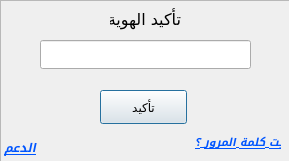
<?xml version="1.0" encoding="UTF-8"?>
<ui version="4.0">
 <class>Dialog</class>
 <widget class="QDialog" name="Dialog">
  <property name="geometry">
   <rect>
    <x>0</x>
    <y>0</y>
    <width>289</width>
    <height>161</height>
   </rect>
  </property>
  <property name="windowTitle">
   <string>Dialog</string>
  </property>
  <widget class="QFrame" name="frame">
   <property name="enabled">
    <bool>true</bool>
   </property>
   <property name="geometry">
    <rect>
     <x>0</x>
     <y>0</y>
     <width>291</width>
     <height>171</height>
    </rect>
   </property>
   <property name="cursor">
    <cursorShape>ArrowCursor</cursorShape>
   </property>
   <property name="styleSheet">
    <string notr="true">/*
ABOUT
===========================================================
version 1.7a
QT theme (stylesheet) specially developed for FreeCAD (http://www.freecadweb.org/).
It might work with other software that uses QT styling.


LICENSE
===========================================================
Copyright (c) 2015 Pablo Gil Fernández
The stylesheet barely uses code from Colin Duquesnoy &quot;generic QT stylesheet&quot;

This work is licensed under the Creative Commons Attribution-ShareAlike 4.0 International License.
To view a copy of this license, visit http://creativecommons.org/licenses/by-sa/4.0/.

 

CUSTOMIZATION
===========================================================
If you would like to change the overall look/style of the theme, just find and replace following colors in the whole file:
    background darker = #828282
    background dark and slighly darker = #a2a2a2
    background dark = #b6b6b6
    background normal and slighly darker = #e0e0e0
    background normal = #e6e6e6
    background light = #f5f5f5
    background lighter = #ffffff

    lists background = #d3d1cd
    lists background (alternate) = #cfcdc9
    lists backgrounds selection = #cbc9c4

    foreground = black

    selection darker = #9d7106
    selection dark = #e0a108
    selection normal = #f8bf36
    selection inbetween normal and light = #f9ca58 (used to build SpinBoxes)
    selection light = #fad57a
    selection lighter = #fce6b1
 
*/

/* RESET EVERYTHING */
QAbstractScrollArea,QCheckBox,QColumnView,QComboBox,QDateEdit,QDateTimeEdit,QDialog,QDialogButtonBox,QDockWidget,QDoubleSpinBox,QFrame,QGroupBox,QHeaderView,QLabel,QLineEdit,QListView,QListWidget,QMainWindow,QMenu,QMenuBar,QMessageBox,QProgressBar,QPushButton,QRadioButton,QScrollBar,QSizeGrip,QSlider,QSpinBox,QSplitter,QStatusBar,QTabBar,QTabWidget,QTableView,QTableWidget,QTextEdit,QTimeEdit,QToolBar,QToolButton,QToolBox,QToolTip,QTreeView,QTreeWidget,QWidget {
    padding: 0px;
    margin: 0px;
    border: 0px;
    border-style: none;
    background-color: #e6e6e6; /* set with default background color */
}

QMdiArea[showImage=&quot;true&quot;] {
    background-image: url(icons/background_freecad.png);
    background-position: center;
    background-repeat: no-repeat;
}

QProgressBar,
QProgressBar:horizontal {
    background: #d3d1cd;
    border: 1px solid #b6b6b6;
    text-align: center;
    padding: 1px;
    border-radius: 4px;
}
QProgressBar::chunk,
QProgressBar::chunk:horizontal {
    background-color: qlineargradient(spread:pad, x1:1, y1:0.545, x2:1, y2:0, stop:0 #e0a108, stop:1 #f8bf36);
    border-radius: 3px;
}

QToolTip {
    background-color: #828282;
    color: black;
    padding: 4px;
    border-radius: 4px;
}

QWidget {
    color: #828282;
    background-color: #e6e6e6;
    background-clip: border;
    border-image: none;
    outline: 0;
}

QWidget:focus {
    border: 1px solid #828282;
}

QWidget:disabled {
    color: #f5f5f5;
    background-color: #828282; /* same as QMenu background-color */
}

QMenuBar {
    color: #ffffff;
    background-color: #e0e0e0;
}

QMenuBar::item {
    background-color: #e0e0e0;
}

QMenuBar::item:selected {
    color: #9d7106;
    border: 1px solid #f8bf36;
    background-color: #f8bf36;
}

QMenuBar::item:pressed {
    color: #9d7106;
    border: 1px solid #fad57a;
    background-color: #fad57a;
    margin-bottom:-1px;
    padding-bottom:1px;
}

QMenu {
    color: #ffffff;
    background-color: #828282;
    margin: 2px;
    border: 1px solid transparent;
}

QMenu::icon {
    margin: 5px;
    border-style: none;
}

QMenu::right-arrow {
    image:url(icons/right_arrow_light.png);
}

QMenu::item {
    color: #ffffff;
    background-color: #828282;
    padding: 2px 30px 2px 30px;
    border: 1px solid #828282; /* reserve space for selection border */
}

QMenu::item:selected {
    color: #9d7106;
    background-color: #fad57a;
}

QMenu::separator {
    height: 1px;
    background-color: #b6b6b6;
    margin-top: 2px;
    margin-bottom: 2px;
    margin-left: 6px;
    margin-right: 6px;
}

QMenu::indicator:non-exclusive {
    color: #ffffff;
    background-color: #f5f5f5;
    border: 1px solid #828282;
    width: 11px;
    height: 11px;
    border-radius:2px;
}

QMenu::indicator:non-exclusive:checked {
    background-color: #e0a108;
    border: 1px solid #9d7106;
    image:url(icons/checkbox_light.png);
}

QGroupBox {
    color: #828282;
    font-weight: bold;
    border:1px solid blue;
    border-radius: 4px;
    margin-top: 20px;
    border-color: rgba(0, 0, 0, 20); /* lighter than &quot;QGroupBox&quot; border-color */
    background-color: rgba(255, 255, 255, 15);
}

QGroupBox::title {
    subcontrol-origin: margin;
    subcontrol-position: top left;
    padding-left: 10px;
    padding-right: 10px;
    padding-top: 10px;
    background-color: transparent;
}

QAbstractScrollArea {
    border-radius: 2px;
    border: 1px solid #3A3939;
    background-color: transparent;
}

QAbstractScrollArea::corner {
    border: none;
    background-color: #e6e6e6;
}

QScrollBar:horizontal {
    height: 15px;
    margin: 3px 15px 3px 15px;
    border: 1px transparent #828282;
    border-radius: 4px;
    background-color: #828282;
}

QScrollBar::handle:horizontal {
    background-color: #b6b6b6;
    min-width: 5px;
    border-radius: 4px;
}

QScrollBar::add-line:horizontal {
    margin: 1px 3px 0px 3px; /* 1px to correctly fit the 10px width image */
    border-image: url(icons/right_arrow_light.png);
    width: 6px;
    height: 10px;
    subcontrol-position: right;
    subcontrol-origin: margin;
}

QScrollBar::sub-line:horizontal {
    margin: 1px 3px 0px 3px; /* 1px to correctly fit the 10px width image */
    border-image: url(icons/left_arrow_light.png);
    height: 10px;
    width: 6px;
    subcontrol-position: left;
    subcontrol-origin: margin;
}

QScrollBar::add-line:horizontal:hover,
QScrollBar::add-line:horizontal:on {
    border-image: url(icons/right_arrow_lighter.png);
}


QScrollBar::sub-line:horizontal:hover,
QScrollBar::sub-line:horizontal:on {
    border-image: url(icons/left_arrow_lighter.png);
}

QScrollBar::up-arrow:horizontal,
QScrollBar::down-arrow:horizontal {
    background: none;
}


QScrollBar::add-page:horizontal,
QScrollBar::sub-page:horizontal {
    background: none;
}

QScrollBar:vertical {
    background-color: #828282;
    width: 15px;
    margin: 15px 3px 15px 3px;
    border: 1px transparent #828282;
    border-radius: 4px;
}

QScrollBar::handle:vertical {
    background-color: #b6b6b6;
    min-height: 5px;
    border-radius: 4px;
}

QScrollBar::sub-line:vertical {
    margin: 3px 0px 3px 1px; /* 1px to correctly fit the 10px width image */
    border-image: url(icons/up_arrow_light.png);
    height: 6px;
    width: 10px;
    subcontrol-position: top;
    subcontrol-origin: margin;
}

QScrollBar::add-line:vertical {
    margin: 3px 0px 3px 1px; /* 1px to correctly fit the 10px width image */
    border-image: url(icons/down_arrow_light.png);
    height: 6px;
    width: 10px;
    subcontrol-position: bottom;
    subcontrol-origin: margin;
}

QScrollBar::sub-line:vertical:hover,
QScrollBar::sub-line:vertical:on {
    border-image: url(icons/up_arrow_lighter.png);
}

QScrollBar::add-line:vertical:hover,
QScrollBar::add-line:vertical:on {
    border-image: url(icons/down_arrow_lighter.png);
}

QScrollBar::up-arrow:vertical,
QScrollBar::down-arrow:vertical {
    background: none;
}


QScrollBar::add-page:vertical,
QScrollBar::sub-page:vertical {
    background: none;
}

QTextEdit {
    color: #828282;
    background-color: #d3d1cd;
    border: 1px solid #b6b6b6;
    padding: 0px;
    margin: 0px;
}

QPlainTextEdit {
    color: #828282;
    background-color: #d3d1cd;
    border-radius: 2px;
    border: 1px solid #b6b6b6;
    padding: 0px;
    margin: 0px;
}

QSizeGrip {
    image: url(icons/sizegrip_light.png);
    width: 16px;
    height: 16px;
    background-color: transparent;
}

QRadioButton::indicator:unchecked{
    color: #828282;
    background-color: #f5f5f5;
    border: 1px solid #828282;
}

QRadioButton::indicator:checked {
    background-color: #e0a108;
    border: 1px solid #9d7106;
    image:url(icons/radiobutton_light.png);
}

QCheckBox,
QRadioButton,
QCheckBox:disabled,
QRadioButton:disabled {
    color: #828282;
    padding: 3px;
    outline: none;
    background-color: transparent;
}

QCheckBox::indicator,
QGroupBox::indicator {
    color: #ffffff;
    background-color: #f5f5f5;
    border: 1px solid #828282;
}

QCheckBox::indicator {
    width: 11px;
    height: 11px;
    border-radius:2px;
}

QRadioButton::indicator {
    width: 11px;
    height: 11px;
    border-radius: 6px;
}

QRadioButton::indicator:pressed,
QCheckBox::indicator:pressed,
QCheckBox::indicator:non-exclusive:checked:pressed,
QCheckBox::indicator:indeterminate:pressed,
QCheckBox::indicator:checked:pressed {
    border-color: #fce6b1;
}

QCheckBox::indicator:checked,
QGroupBox::indicator:checked {
    background-color: #e0a108;
    border: 1px solid #9d7106;
    image:url(icons/checkbox_light.png);
}

QCheckBox::indicator:disabled,
QRadioButton::indicator:disabled {
    border: 1px solid #b6b6b6;
}

QCheckBox:disabled,
QRadioButton::indicator:disabled {
    color: #b6b6b6;
    background-color: transparent;
}

QCheckBox::indicator:disabled,
QGroupBox::indicator:disabled,
QMenu::indicator:non-exclusive:disabled {
    background-color: #e6e6e6;
}

QCheckBox::indicator:indeterminate {
    background-color: #e0a108;
    border: 1px solid #9d7106;
    image: url(icons/checkbox_indeterminate_light.png);
}

QCheckBox:focus,
QRadioButton:focus {
    border: none;
}

QFrame,
QFrame:pressed,
QFrame:focus,
QFrame:on {
    border: 1px solid #e6e6e6;
    border-radius: 3px;
    padding: 0px;
}

/* border and background of QComboBox drop-down */
QComboBox QFrame,
QComboBox QFrame:pressed,
QComboBox QFrame:focus,
QComboBox QFrame:on {
    border: 1px solid #828282;
    background-color: #828282;
    padding: 0px;
    margin: 0px;
}

QFrame[frameShape=&quot;0&quot;] {
    border-radius: 3px;
}

QFrame[height=&quot;3&quot;],
QFrame[width=&quot;3&quot;] {
    border-color: transparent;
    background-color: transparent;
}

QFrame[height=&quot;3&quot;] {
    border-top-color: #b6b6b6;
}

QFrame[width=&quot;3&quot;] {
    border-left-color: #b6b6b6;
}

QPushButton {
    color: #ffffff;
    text-align: center;
    background-color: qlineargradient(spread:pad, x1:1, y1:0.545, x2:1, y2:0, stop:0 #b6b6b6, stop:1 #e6e6e6);
    border: 1px solid #828282;
    font: 9pt &quot;AlBattar&quot;;
    margin: 4px 8px 4px 8px;
    border-radius: 5px;
    min-width: 14px;
    min-height: 14px;
}

QPushButton:hover,
QPushButton:focus {
    color: black;
    background-color: qlineargradient(spread:pad, x1:1, y1:0.545, x2:1, y2:0, stop:0 #e0a108, stop:1 #f8bf36);
    border-color: #e0a108;
}

QPushButton:disabled,
QPushButton:disabled:checked {
    color: #b6b6b6;
    background-color: #e6e6e6;
    border-color: #b6b6b6;
}

QPushButton:pressed {
    background-color: #e0a108;
}

QPushButton:checked {
    background-color: #f8bf36;
    border-color: #e0a108;
}

/* Color Buttons */
Gui--ColorButton,
Gui--ColorButton:disabled {
    border-color: transparent;
    background-color: transparent;
    height: 24px;
    padding: 0px;
    margin: 0px;
}

Gui--ColorButton:hover {
    border-color: #e0e0e0;
    background-color: #e0e0e0;
}

/* Buttons inside the toolbar */
QToolBar QPushButton {
    background-color: qlineargradient(spread:pad, x1:1, y1:0.545, x2:1, y2:0, stop:0 #e0e0e0, stop:1 #e6e6e6);
    border: 1px solid #b6b6b6;
    min-width: 22px;
    min-height: 22px;
    margin-left: 2px;
    margin-right: 2px;
    margin-bottom: 3px; /*bigger margin to correctly separate buttons inside a vertical toolbar */
    margin-top: 1px;
    padding: 1px;
}

QToolBar QPushButton:hover,
QToolBar QPushButton:focus {
    color: #ffffff;
    background-color: qlineargradient(spread:pad, x1:1, y1:0.545, x2:1, y2:0, stop:0 #e0e0e0, stop:1 #e6e6e6);
    border: 1px solid #828282;
}

QToolBar QPushButton:disabled,
QToolBar QPushButton:disabled:checked {
    background-color: #e6e6e6;
    border-color: #e0e0e0;
}

QToolBar QPushButton:pressed {
    background-color: #b6b6b6;
    border-color: #b6b6b6;
}

QToolBar QPushButton:checked {
    background-color: qlineargradient(spread:pad, x1:1, y1:0.8, x2:1, y2:0, stop:0 #f8bf36, stop:1 #fad57a);
    border-color: #f8bf36;
}

QToolBar QPushButton:checked:hover,
QToolBar QPushButton:checked:focus {
    color: #ffffff;
    border: 1px solid #e0a108;
}

QToolBar {
    border: 1px transparent #393838;
    background-color: #e6e6e6;
    font-weight: bold;
    margin: 0px;
    padding: 0px;
}

QToolBar::handle:horizontal {
    background-image: url(icons/Hmovetoolbar_dark.png);
    width: 10px;
    margin: 6px 2px 6px 2px;
    background-position: top right;
    background-repeat: repeat-y;
}

QToolBar::handle:vertical {
    background-image: url(icons/Vmovetoolbar_dark.png);
    height: 10px;
    margin: 2px 6px 2px 6px;
    background-position: left bottom;
    background-repeat: repeat-x;
}

QToolBar::separator:horizontal {
    background-image: url(icons/separtoolbar_dark.png);
    width: 10px;
    margin: 6px 2px 6px 2px;
    background-position: center center;
    background-repeat: repeat-y;
}

QToolBar::separator:vertical {
    background-image: url(icons/separtoolbar_dark.png);
    height: 10px;
    margin: 2px 6px 2px 6px;
    background-position: center center;
    background-repeat: repeat-x;
}

QStackedWidget {
    background-color: #e6e6e6;
    border: 1px transparent #e6e6e6;
}

QAbstractSpinBox {
    color: #ffffff;
    border: 1px solid #b6b6b6; /* border top color defined after QAbstractSpinBox, QLineEdit and QComboBox */
    background-color: #b6b6b6;
    selection-color: black;
    selection-background-color: #f8bf36;
}

QAbstractSpinBox:disabled {
    color: #f5f5f5;
    background-color: #e0e0e0;
    border-color: #e0e0e0;
}

QAbstractSpinBox:up-button {
    background-color: qlineargradient(spread:pad, x1:1, y1:0.8, x2:1, y2:0, stop:0 #f9ca58, stop:1 #fad57a);
    subcontrol-origin: border;
    subcontrol-position: top right;
    border-top-right-radius: 3px;
    height: 13px;
    width: 20px;
}

QAbstractSpinBox:down-button {
    background-color: qlineargradient(spread:pad, x1:1, y1:0.8, x2:1, y2:0, stop:0 #f8bf36, stop:1 #f9ca58);
    subcontrol-origin: border;
    subcontrol-position: bottom right;
    border-bottom-right-radius: 3px;
    height: 13px;
    width: 20px;
}

QAbstractSpinBox:up-button:disabled,
QAbstractSpinBox:down-button:disabled {
    background-color: transparent;
}

QAbstractSpinBox::up-arrow {
    image: url(icons/up_arrow_light.png);
    top: 0px; /* fix simetry between up and down images */
}

QAbstractSpinBox::up-arrow:hover {
    image: url(icons/up_arrow_lighter.png);
}

QAbstractSpinBox::up-arrow:off {
    image: url(icons/up_arrow_disabled_dark.png);
}

QAbstractSpinBox::up-arrow:disabled {
    image: none;
}

QAbstractSpinBox::down-arrow {
    image: url(icons/down_arrow_light.png);
    bottom: -2px; /* fix simetry between up and down images */
}
QAbstractSpinBox::down-arrow:hover {
    image: url(icons/down_arrow_lighter.png);
}

QAbstractSpinBox::down-arrow:off {
    image: url(icons/down_arrow_disabled_dark.png);
}

QAbstractSpinBox::down-arrow:disabled {
    image: none;
}

QToolBar QAbstractSpinBox {
    margin-top: 0px;
    margin-bottom: 0px;
}

QLineEdit {
    color: #ffffff;
    background-color: #b6b6b6;
    selection-color: black;
    selection-background-color: #f8bf36;
    /* Padding and margin defined */
    border-style: solid;
    border: 1px solid #b6b6b6; /* border top color defined after QAbstractSpinBox, QLineEdit and QComboBox */
    border-radius: 3px;
}

QAbstractSpinBox:focus,
QLineEdit:focus,
QComboBox:focus {
    border-color: #fad57a;
}

QComboBox {
    color: #ffffff;
    background-color: #b6b6b6;
    selection-color: black;
    selection-background-color: #f8bf36;
    border: 1px solid #b6b6b6; /* border top color defined after QAbstractSpinBox, QLineEdit and QComboBox */
    border-radius: 3px;
}

QComboBox:on {
    color: black;
    background-color: #b6b6b6;
    border-color: #fad57a;
}

QComboBox::drop-down {
    subcontrol-origin: margin;
    subcontrol-position: top right;
    width: 20px;
    border-left-width: 1px;
    border-left-color: transparent;
    border-left-style: solid;
    border-top-right-radius: 3px;
    border-bottom-right-radius: 3px;
    background-color: qlineargradient(spread:pad, x1:1, y1:0.8, x2:1, y2:0, stop:0 #f8bf36, stop:1 #fad57a);
}

QComboBox::down-arrow {
    image: url(icons/down_arrow_light.png);
}

QComboBox::down-arrow:on,
QComboBox::down-arrow:hover,
QComboBox::down-arrow:focus {
    image: url(icons/down_arrow_lighter.png);
}

QComboBox QAbstractItemView {
    color: #ffffff;
    background-color: #828282;
    border-radius: 3px;
    margin: 0px;
    padding: 0px;
    border: none;
}

/* Common parameters for QAbstractSpinBox, QLineEdit and QComboBox */
QSpinBox,
QDoubleSpinBox,
QAbstractSpinBox,
QLineEdit,
QComboBox {
    border-top-color: #a2a2a2; /* Creates an inset effect inside the elements */
    padding: 2px 6px 2px 6px; /* This makes text colour work on QComboBox */
    margin: 0px 2px 0px 2px;
    min-width: 70px; /* it was 120 because of QCombobox... */
    border-radius: 3px;
}
/* end Common parameters */

QAbstractItemView {
    color: #828282;
    alternate-background-color: #cfcdc9; /* related with QListView background  */
    border: 1px solid #828282;
    border-radius: 3px;
    padding: 0px;
}

/* hack to deactivate changing background color when focus (due to QFrame generic transparent color) */
QAbstractItemView:selected,
QAbstractItemView:on,
QAbstractItemView:focus {
    background-color: #d3d1cd; /* same as QTable background color */
}

/* hack to hide weird redundant information inside the value of a Placement cell */
QTreeView QLabel,
QTreeView QLabel:disabled {
    color: transparent;
    background-color: transparent;
    border: none;
    border-radius: 0px;
    margin: 0px;
    padding: 0px;
}

QTreeView QLineEdit {
    color: #ffffff;
    border-color: #b6b6b6;
    background-color: #b6b6b6;
    selection-color: black;
    selection-background-color: #f8bf36;
}

/* hack to hide non editable cells inside Property values */
QTreeView QLineEdit:read-only,
QTreeView QLineEdit:disabled,
QTreeView QAbstractSpinBox:read-only,
QTreeView QAbstractSpinBox:disabled {
    color: transparent;
    border-color: transparent;
    background-color: transparent;
    selection-color: transparent;
    selection-background-color: transparent;
}

/* hack to disable margin inside Property values to following elements */
QTreeView QSpinBox,
QTreeView QDoubleSpinBox,
QTreeView QAbstractSpinBox,
QTreeView QLineEdit,
QTreeView QComboBox {
    margin-left: 0px;
    margin-right: 0px;
}

/* Pushbutton style for &quot;...&quot; inside Placement cell which launches Placement tool */
QTreeView QPushButton {
    background-color: qlineargradient(spread:pad, x1:1, y1:0.545, x2:1, y2:0, stop:0 #b6b6b6, stop:1 #e6e6e6);
    border-top: none;
    border-bottom: none;
    border-right: none;
    border-left: 1px solid #b6b6b6;
    border-radius: 0px;
    margin: 0px;
    padding: 0px;
    height: 24px;
}

/* Color Buttons inside the &quot;Properties window&quot; */
QAbstractItemView Gui--ColorButton {
    padding: 0px;
    margin: 0px;
    height: 10px;
}

QAbstractItemView QPushButton:hover {
    color: black;
    background-color: qlineargradient(spread:pad, x1:1, y1:0.545, x2:1, y2:0, stop:0 #e0a108, stop:1 #f8bf36);
    border-color: #e0a108;
}

QAbstractItemView QPushButton:disabled {
    color: transparent;
    background-color: transparent;
    border-color: transparent;
}

QLabel {
    border: 0px solid #828282;
}

QTabWidget{
    border: none;
}

QTabWidget:focus {
    border: none;
}

QTabWidget::pane {
    border: none;
    padding: 0px;
    background-color: #e6e6e6;
    position: absolute;
    top: -15px;
    padding-top: 15px;
}

QTabWidget::tab-bar {
    alignment: center;
}

QTabBar {
    qproperty-drawBase: 0;
    left: 5px;
    background-color: transparent;
}

QTabBar:focus {
    border: 0px transparent black;
}

QTabBar::close-button {
    padding: 0px;
    margin: 0px;
    border-radius: 2px;
    background-image: url(icons/close_dark.png);
    background-position: center center;
    background-repeat: none;
}

QTabBar::close-button:hover {
    background-color: #fad57a;
}

QTabBar::close-button:pressed {
    background-color: #fce6b1;
}

QTabBar::scroller { /* the width of the scroll buttons */
    width: 20px;
}

/* the scroll buttons are tool buttons */
QTabBar QToolButton,
QTabBar QToolButton:hover { 
    margin-top: 4px;
    margin-bottom: 4px;
    margin-left: 0px;
    margin-right: 0px;
    padding: 0px;
    border: none;
    background-color: #e6e6e6;
    border-radius: 0px;
}

QTabBar QToolButton::right-arrow:enabled {
     image: url(icons/right_arrow_light.png);
}

QTabBar QToolButton::right-arrow:disabled,
QTabBar QToolButton::right-arrow:off {
     image: url(icons/right_arrow_disabled_dark.png);
}

QTabBar QToolButton::right-arrow:hover {
     image: url(icons/right_arrow_lighter.png);
}

 QTabBar QToolButton::left-arrow:enabled {
     image: url(icons/left_arrow_light.png);
}

 QTabBar QToolButton::left-arrow:disabled,
 QTabBar QToolButton::left-arrow:off {
     image: url(icons/left_arrow_disabled_dark.png);
}

 QTabBar QToolButton::left-arrow:hover {
     image: url(icons/left_arrow_lighter.png);
}

 QTabBar QToolButton::up-arrow:enabled {
     image: url(icons/up_arrow_light.png);
}

 QTabBar QToolButton::up-arrow:disabled,
 QTabBar QToolButton::up-arrow:off {
     image: url(icons/up_arrow_disabled_dark.png);
}

 QTabBar QToolButton::up-arrow:hover {
     image: url(icons/up_arrow_lighter.png);
}

 QTabBar QToolButton::down-arrow:enabled {
     image: url(icons/down_arrow_light.png);
}

 QTabBar QToolButton::down-arrow:disabled,
 QTabBar QToolButton::down-arrow:off {
     image: url(icons/down_arrow_disabled_dark.png);
}

 QTabBar QToolButton::down-arrow:hover {
     image: url(icons/down_arrow_lighter.png);
}

/* TOP and BOTTOM TABS */
QTabBar::tab:top,
QTabBar::tab:bottom {
    color: #ffffff;
    border: 1px solid #b6b6b6;
    border-left-color: #e6e6e6;
    border-right-width: 0px;
    background-color: #b6b6b6;
    padding:5px 15px;
    margin-top: 4px;
    margin-bottom: 4px;
    position: center;
}

QTabBar::tab:top:first,
QTabBar::tab:bottom:first {
    border-top-left-radius: 6px;
    border-bottom-left-radius: 6px;
}

QTabBar::tab:top:last,
QTabBar::tab:bottom:last {
    border-top-right-radius: 6px;
    border-bottom-right-radius: 6px;
    border-right-width: 1px;
}

QTabBar::tab:top:selected,
QTabBar::tab:bottom:selected {
    color: black;
    background-color: qlineargradient(spread:pad, x1:1, y1:0.545, x2:1, y2:0, stop:0 #e0a108, stop:1 #f8bf36);
    border-color: #e0a108;
}

QTabBar::tab:top:!selected:hover,
QTabBar::tab:bottom:!selected:hover {
    color: black;
}

QTabBar::tab:top:only-one ,
QTabBar::tab:bottom:only-one {
    border: 1px solid #9d7106;
    border-radius: 6px;
}

/* LEFT and RIGHT TABS */
QTabBar::tab:left,
QTabBar::tab:right {
    color: #ffffff;
    border: 1px solid #b6b6b6;
    border-top-color: #e6e6e6;
    border-bottom-width: 0px;
    background-color: #b6b6b6;
    padding: 15px 5px;
    margin-left: 4px;
    margin-right: 4px;
    position: center;
}

QTabBar::tab:left:first,
QTabBar::tab:right:first {
    border-top-left-radius: 6px;
    border-top-right-radius: 6px;
}

QTabBar::tab:left:last,
QTabBar::tab:right:last {
    border-bottom-left-radius: 6px;
    border-bottom-right-radius: 6px;
    border-bottom-width: 1px;
}

QTabBar::tab:left:selected,
QTabBar::tab:right:selected {
    color: black;
    background-color: qlineargradient(spread:pad, x1:0.545, y1:1, x2:0, y2:1, stop:0 #e0a108, stop:1 #f8bf36);
    border-color: #e0a108;
}

QTabBar::tab:left:!selected:hover,
QTabBar::tab:right:!selected:hover {
    color: black;
}

QTabBar::tab:left:only-one ,
QTabBar::tab:right:only-one {
    border: 1px solid #9d7106;
    border-radius: 6px;
}

QDockWidget {
    color: #828282;
    border: 1px solid #e6e6e6;
    titlebar-close-icon: url(icons/close_dark.png);
    titlebar-normal-icon: url(icons/undock_dark.png);
}

QDockWidget::title {
    text-align: center;
    background-color: #e0e0e0;
    padding: 4px;
    border-radius: 4px;
}

QDockWidget::close-button,
QDockWidget::float-button {
    border: 1px transparent #e6e6e6;
    border-radius: 2px;
    background: transparent;
    subcontrol-origin: padding;
    subcontrol-position: right center;
}

QDockWidget::close-button {
    right: 4px;
}
    
QDockWidget::float-button {
    right: 22px;
}

QDockWidget::close-button:hover,
QDockWidget::float-button:hover {
    background: #f5f5f5;
}

QDockWidget::close-button:pressed,
QDockWidget::float-button:pressed {
    /*padding: 1px -1px -1px 1px;*/
    background-color: #e0e0e0;
}

QTreeView,
QListView {
    color: #828282;
    border: 1px solid #e6e6e6;
    border-radius: 4px;
    background-color: #d3d1cd;  /* related with alternate-background-color*/
    selection-color: black;
    selection-background-color: #f8bf36; /* should be similar to QListView::item selected background-color */
    show-decoration-selected: 1; /* make the selection span the entire width of the view */
    padding: 0px;
    margin: 0px 4px 0px 4px;
    min-width: 130px; /* hack to correctly align Preferences icon list  */
}

QListView,
QListView::item,
QListView QAbstractItemView {
    margin: 0px;
    icon-size: 20px; /* temporal */
    paint-alternating-row-colors-for-empty-area: 1;
    position: absolute;
    subcontrol-origin: margin;
    subcontrol-position: left top;
}

/* Control dropdown list margins of QComboBox */
QComboBox QTreeView,
QComboBox QListView {
    margin: 0px;
    padding: 0px;
}

QListView::item {
    border: 0px transparent #e6e6e6;
    border-radius: 4px;
    background-color: transparent;
    padding: 0px;
    margin: 0px;
    display: inline-block;
    position: relative;
}

QListView::item:selected,
QTreeView::item:selected  {
    color: black;
    background-color: #f8bf36; /* should be similar to QListView selection-background-color */
}

/* Branch system */
QTreeView::branch  {
    background: transparent;
}

QTreeView::branch:has-siblings:!adjoins-item  {
    border-image: url(icons/branch_vline.png) 0;
}

QTreeView::branch:has-siblings:adjoins-item  {
    border-image: url(icons/branch_more.png) 0;
}

QTreeView::branch:!has-children:!has-siblings:adjoins-item  {
    border-image: url(icons/branch_end.png) 0;
}

QTreeView::branch:closed:has-children:has-siblings  {
    image: url(icons/branch_closed_dark.png);
}

QTreeView::branch:has-children:!has-siblings:closed  {
    image: url(icons/branch_closed_dark.png);
    border-image: url(icons/branch_end.png) 0;
}

QTreeView::branch:open:has-children:has-siblings  {
    image: url(icons/branch_open_dark.png);
    border-image: url(icons/branch_more.png) 0;
}

QTreeView::branch:open:has-children:!has-siblings  {
    image: url(icons/branch_open_dark.png);
    border-image: url(icons/branch_end.png) 0;
}

QSlider,
QSlider:active,
QSlider:!active {
    border: none;
    background-color: transparent;
}

QSlider:horizontal {
    padding: 0px 10px;
}

QSlider:vertical {
    padding: 10px 0px;
}

QSlider::groove:horizontal {
    border: 1px solid #b6b6b6;
    background-color: #b6b6b6;
    height: 8px;
    border-radius: 5px;
    margin: 4px 0;
}

QSlider::groove:vertical {
    border: 1px solid #b6b6b6;
    background-color: #b6b6b6;
    width: 8px;
    border-radius: 5px;
    margin: 4px 0;
}

QSlider::groove:horizontal:disabled,
QSlider::groove:vertical:disabled {
    border-color:  #e0e0e0;
    background-color: #e0e0e0;
}

QSlider::handle:horizontal,
QSlider::handle:vertical {
    background-color: #828282;
    border: 1px solid #828282;
    width: 14px;
    height: 14px;
    border-radius: 8px;
}

QSlider::handle:horizontal {
    margin: -4px 0;
}

QSlider::handle:vertical {
    margin: 0 -4px;
}

QSlider::handle:horizontal:hover,
QSlider::handle:vertical:hover {
    border-color: #e0a108;
    background-color: #e0a108;
}

QSlider::handle:horizontal:pressed,
QSlider::handle:vertical:pressed {
    border-color: #9d7106;
    background-color: #9d7106;
}

QSlider::handle:horizontal:disabled,
QSlider::handle:vertical:disabled {
    border-color: #b6b6b6;
    background-color: #e6e6e6;
}

QToolButton {
    color: #ffffff;
    text-align: center;
    background-color: qlineargradient(spread:pad, x1:1, y1:0.545, x2:1, y2:0, stop:0 #b6b6b6, stop:1 #e6e6e6);
    border: 1px solid #828282;
    padding-top: 5px;
    padding-bottom: 5px;
    padding-left: 15px;
    padding-right: 15px;
    margin-top: 5px;
    margin-bottom: 5px;
    margin-left: 10px;
    margin-right: 10px;
    border-radius: 3px;
    outline: none;
}

QToolButton:hover,
QToolButton:focus {
    color: black;
    background-color: qlineargradient(spread:pad, x1:1, y1:0.545, x2:1, y2:0, stop:0 #e0a108, stop:1 #f8bf36);
    border-color: #e0a108;
}

QToolButton:disabled,
QToolButton:disabled:checked {
    color: #b6b6b6;
    background-color: #e6e6e6;
    border-color: #b6b6b6;
}

QToolButton:pressed {
    border-color: #fad57a;
}

QToolButton:checked {
    background-color: #f8bf36;
    border-color: #e0a108;
}

QToolButton::menu-indicator  {
    subcontrol-origin: padding;
    subcontrol-position: center right;
    right: 4px;
}

/*The &quot;show more&quot; button  (it can also be stylable with &quot;QToolBarExtension&quot; */
QToolButton#qt_toolbar_ext_button {
    border-radius: 0px;
    margin: 0px;
    padding: 0px;
    /*background-image: url(icons/more_dark.png);*/
    image: transparent;
    background-repeat: none;
    background-position: center left;
}

QToolButton#qt_toolbar_ext_button:hover {
    /*background-image: url(icons/more_light.png);*/
    border-color: #e0e0e0;
    background-color: #e0e0e0;
}

QToolButton#qt_toolbar_ext_button:on {
    /*background-image: url(icons/more_light.png);*/
    border-color: #e0e0e0;
    background-color: #e0e0e0;
}

/*Buttons inside the Toolbar*/
QToolBar QToolButton {
    color: #828282;
    background-color: #e6e6e6;
    border: 1px transparent #e6e6e6;
    border-radius: 3px;
    margin: 0px;
    padding: 2px;
}

QToolBar QToolButton:disabled {
    background-color: #e6e6e6;
}

QToolBar QToolButton:checked {
    color: #9d7106;
    background-color: #f8bf36;
    border: 1px solid #f8bf36;
}

QToolBar QToolButton:hover {
    background-color: #e6e6e6;
}

QToolBar QToolButton:pressed,
QToolBar QToolButton::menu-button:pressed {
    background-color: #e0e0e0;
    border: 1px solid #e0e0e0;
}


QToolBar QToolButton::menu-indicator:hover,
QToolBar QToolButton::menu-indicator:pressed {
    background-color: transparent;
}

/* the subcontrols below are used only in the MenuButtonPopup mode */
QToolBar QToolButton::menu-button {
    border: 1px transparent #4A4949;
    border-top-right-radius: 3px;
    border-bottom-right-radius: 3px;
    width: 16px; /* 16px width + 4px for border = 20px allocated above */
    outline: none;
    background-color: transparent;
}

QToolBar QToolButton::menu-button:hover,
QToolBar QToolButton::menu-button:active,
QToolBar QToolButton::menu-button:disabled {
    border-color: transparent;
    background-color: transparent;
}

QToolBar QToolButton::menu-arrow {
    background-image: url(icons/down_arrow_light.png);
    background-position: center center;
    background-repeat: none;
    subcontrol-origin: padding;
    subcontrol-position: bottom right;
    height: 10px; /* same as arrow image */
}

QToolBar QToolButton::menu-arrow:open {
    background-image: url(icons/down_arrow_lighter.png);
}

QToolBar:tear {
    color: blue;
    background-color: red;
}

QTableView {
    color: #828282;
    border: 1px solid #b6b6b6;
    gridline-color: #f5f5f5;
    background-color: #d3d1cd;
    selection-color: #828282;
    selection-background-color: #fce6b1;
    border-radius: 3px;
    padding: 0px;
    margin: 0px;
}

QTableView::item:hover  {
    background: #cbc9c4;
}

QTableView::item:disabled  {
    color: #e6e6e6;
}

QTableView::item:selected  {
    color: #9d7106;
    background-color: #fad57a;
}

/* when editing a cell: */
QTableView QLineEdit {
    color: #828282;
    background-color: #cfcdc9;
    border-radius: 0px;
    margin: 0px;
    padding: 0px;
}

QHeaderView {
    border: none;
    background-color: #828282;
    border-top-left-radius: 3px;
    border-top-right-radius: 3px;
    border-bottom-left-radius: 0px;
    border-bottom-right-radius: 0px;
    margin: 0px;
    padding: 0px;
}

QHeaderView::section  {
    background-color: transparent;
    color: #ffffff;
    border: 1px solid transparent;
    border-radius: 0px;
    text-align: center;
}

QHeaderView::section::vertical  {
    padding: 0px 6px 0px 6px;
    border-bottom: 1px solid #b6b6b6;
}

QHeaderView::section::vertical:first {
    border-top: 1px solid  #b6b6b6;
}

QHeaderView::section::vertical:last {
    border-bottom: none;
}

QHeaderView::section::vertical:only-one {
    border: none;
}

QHeaderView::section::horizontal  {
    padding: 0px 0px 0px 6px;
    border-right: 1px solid #b6b6b6;
}

QHeaderView::section::horizontal:first {
    border-left: 1px solid #b6b6b6;
}

QHeaderView::section::horizontal:last {
    border-left: none;
}

QHeaderView::section::horizontal:only-one {
    border: none;
}

QDockWidget QHeaderView::section {
    border-width: 6px 1px 6px 1px; /* hack to bigger margin for Model Panel table headers */
}

QHeaderView::section:checked {
    color: #9d7106;
    background-color: #fad57a;
}

 /* style the sort indicator */
QHeaderView::down-arrow {
    image: url(icons/down_arrow_light.png);
}

QHeaderView::up-arrow {
    image: url(icons/up_arrow_light.png);
}

QTableCornerButton::section {
    background-color: #828282;
    border: 1px solid #828282;
    border-radius: 0px;
}

QToolBox  {
    padding: 3px;
    color: #9d7106;
    border: none;
}

QToolBox::tab { /* TODO */
    color: #ffffff;
    background-color: #b6b6b6;
    border: 1px transparent #828282;
    border-bottom: 1px transparent #b6b6b6;
    border-top-left-radius: 5px;
    border-top-right-radius: 5px;
    padding: 5px;
}

QToolBox::tab:selected { /* italicize selected tabs */
    color: #9d7106;
    font: italic;
    background-color: #f8bf36;
    border-color: #f8bf36;
 }

QStatusBar::item {
    color: #ffffff;
    background-color: #e6e6e6;
    border: 1px solid #e6e6e6;
    border-radius: 2px;
}

QSplitter::handle {
    background-color: #e6e6e6;
    margin: 0px 11px;
    padding: 0px;
    border-radius: 3px;
}

QSplitter::handle:vertical {
    background-image: url(icons/splitter_horizontal_dark.png);
    background-position: center center;
    background-repeat: none;
    margin: 2px 10px 2px 10px;
    height: 2px;
}

QSplitter::handle:horizontal {
    background-image: url(icons/splitter_horizontal_dark.png);
    background-position: center center;
    background-repeat: none;
    margin: 10px 2px 10px 2px;
    width: 2px;
}

QSplitter::handle:horizontal:hover,
QSplitter::handle:vertical:hover {
    background-color: #e6e6e6;
}

/* Similar to the splitter is the following window separator: */
QMainWindow::separator {
    border: 1px solid #e6e6e6;
    background-color: #e6e6e6;
    background-position: center center;
    background-repeat: none;
}

QMainWindow::separator:hover {
    background-color: #e6e6e6;
}

QMainWindow::separator:horizontal {
    height: 4px;
    background-image: url(icons/splitter_horizontal_dark.png);
}

QMainWindow::separator:vertical {
    width: 4px;
    background-image: url(icons/splitter_vertical_dark.png);
}

QLabel {
    padding-top: 3px;
    padding-bottom: 3px;
    background-color: transparent;
}

QLabel:disabled {
    color: #b6b6b6;
    background-color: transparent;
}

/* Action group */
QFrame[class=&quot;panel&quot;] {
    border: none;
    background-color: #e6e6e6;
}

QSint--ActionGroup QFrame[class=&quot;header&quot;] {
    border: none;
    background-color: #828282;
    border-top-left-radius: 3px;
    border-top-right-radius: 3px;
    border-bottom-left-radius: 0px;
    border-bottom-right-radius: 0px;
    margin: 0px;
    padding: 0px;
}

QSint--ActionGroup QFrame[class=&quot;header&quot;]:hover {
    background-color: qlineargradient(spread:pad, x1:1, y1:0.545, x2:1, y2:0, stop:0 #e0a108, stop:1 #f8bf36);
}

QSint--ActionGroup QToolButton[class=&quot;header&quot;] {
    text-align: left;
    font-weight: bold;
    color: #ffffff;
    background-color: transparent;
    border: none;
    margin: 0px;
    padding: 0px;
}

QSint--ActionGroup QToolButton[class=&quot;header&quot;]:hover {
    color: black;
}

QSint--ActionGroup QFrame[class=&quot;header&quot;] QLabel {
    background-color: transparent;
    background-image: url(icons/down_arrow_light.png);
    background-repeat: none;
    background-position: center center;
    padding: 0px;
    margin: 0px;
}

QSint--ActionGroup QFrame[class=&quot;header&quot;] QLabel:hover {
    background-color: transparent;
    background-image: url(icons/down_arrow_lighter.png);
}

QSint--ActionGroup QFrame[class=&quot;header&quot;] QLabel[fold=&quot;true&quot;] {
    background-color: transparent;
    background-image: url(icons/up_arrow_light.png);
    background-repeat: none;
    background-position: center center;
    padding: 0px;
    margin: 0px;
}

QSint--ActionGroup QFrame[class=&quot;header&quot;] QLabel[fold=&quot;true&quot;]:hover {
    background-color: transparent;
    background-image: url(icons/up_arrow_lighter.png);
}

QSint--ActionGroup QFrame[class=&quot;content&quot;] {
    background-color: #d3d1cd;
    margin: 0px;
    padding: 0px;
    border: none;
    border-top-left-radius: 0px;
    border-top-right-radius: 0px;
    border-bottom-left-radius: 3px;
    border-bottom-right-radius: 3px;
}

/* HACK
This might not be the best way to reset the background color: */
QSint--ActionGroup QFrame[class=&quot;content&quot;] QWidget {
    background-color: transparent;
}

QSint--ActionGroup QFrame[class=&quot;content&quot;] QPushButton {
    background-color: qlineargradient(spread:pad, x1:1, y1:0.545, x2:1, y2:0, stop:0 #b6b6b6, stop:1 #e6e6e6);
}

QSint--ActionGroup QFrame[class=&quot;content&quot;] QPushButton:hover,
QSint--ActionGroup QFrame[class=&quot;content&quot;] QPushButton:focus {
    background-color: qlineargradient(spread:pad, x1:1, y1:0.545, x2:1, y2:0, stop:0 #e0a108, stop:1 #f8bf36);
}

QSint--ActionGroup QFrame[class=&quot;content&quot;] QPushButton:disabled,
QSint--ActionGroup QFrame[class=&quot;content&quot;] QPushButton:disabled:checked {
    color: #d3d1cd;
    border-color: #f5f5f5;
    background-color: #f5f5f5;
}
QSint--ActionGroup QFrame[class=&quot;content&quot;] QPushButton:checked {
    background-color: #f8bf36;
}

QSint--ActionGroup QFrame[class=&quot;content&quot;] QComboBox {
    background-color: #b6b6b6;
}

QSint--ActionGroup QFrame[class=&quot;content&quot;] QComboBox:on {
    background-color: #b6b6b6;
}

QSint--ActionGroup QFrame[class=&quot;content&quot;] QComboBox QAbstractItemView {
    border-color: #828282;
    background-color: #828282;
}

QSint--ActionGroup QFrame[class=&quot;content&quot;] QListView {
    border-color: #cbc9c4;
    background-color: #cbc9c4;
}

QSint--ActionGroup QFrame[class=&quot;content&quot;] QAbstractSpinBox {
    background-color: #b6b6b6;
}

QSint--ActionGroup QFrame[class=&quot;content&quot;] QLineEdit {
    background-color: #b6b6b6;
}

QSint--ActionGroup QFrame[class=&quot;content&quot;] QComboBox:disabled,
QSint--ActionGroup QFrame[class=&quot;content&quot;] QAbstractSpinBox:disabled,
QSint--ActionGroup QFrame[class=&quot;content&quot;] QLineEdit:disabled {
    color: #d3d1cd;
    border-color: #f5f5f5;
    background-color: #f5f5f5;
}

QSint--ActionGroup QFrame[class=&quot;content&quot;] QCheckBox:disabled,
QSint--ActionGroup QFrame[class=&quot;content&quot;] QRadioButton:disabled {
    color: #f5f5f5;
    border-color: #f5f5f5;
}

QSint--ActionGroup QFrame[class=&quot;content&quot;] QCheckBox::indicator:disabled,
QSint--ActionGroup QFrame[class=&quot;content&quot;] QRadioButton::indicator:disabled {
    border-color: #f5f5f5;
    background-color: transparent;
}

QSint--ActionGroup QFrame[class=&quot;content&quot;] QHeaderView {
    border: none;
    background-color: #828282;
    border-radius: 0px;
    margin: 0px;
    padding: 0px;
}

QSint--ActionGroup QFrame[class=&quot;content&quot;] QHeaderView::section  {
    background-color: transparent;
    color: #ffffff;
    border: 1px solid transparent;
    border-radius: 0px;
    text-align: center;
}

QSint--ActionGroup QFrame[class=&quot;content&quot;] QHeaderView::section::horizontal  {
    padding: 6px 0px 6px 6px;
    border-right: 1px solid #b6b6b6;
}

QSint--ActionGroup QFrame[class=&quot;content&quot;] QHeaderView::section::horizontal:first {
    border-left: 1px solid #e6e6e6;
}

QSint--ActionGroup QFrame[class=&quot;content&quot;] QHeaderView::section::horizontal:last {
    border-left: none;
}

QSint--ActionGroup QFrame[class=&quot;content&quot;] QHeaderView::section::horizontal:only-one {
    border: none;
}
/* enf of HACK */

QSint--ActionGroup QToolButton[class=&quot;action&quot;],
QSint--ActionGroup QToolButton[class=&quot;action&quot;]:enabled {
    font-weight: bold;
    color: #b6b6b6;
}

QSint--ActionGroup QToolButton[class=&quot;action&quot;]:hover,
QSint--ActionGroup QToolButton[class=&quot;action&quot;]:enabled:hover {
    text-decoration: none;
    color: #828282;
    background-color: #cbc9c4;
    border-color: #cbc9c4;
}

QSint--ActionGroup QToolButton[class=&quot;action&quot;]:disabled {
    color: #e6e6e6;
    background-color: #cbc9c4;
    border-color: #cbc9c4;
}

QSint--ActionGroup QToolButton[class=&quot;action&quot;]:focus,
QSint--ActionGroup QToolButton[class=&quot;action&quot;]:pressed
QSint--ActionGroup QToolButton[class=&quot;action&quot;]:enabled:focus,
QSint--ActionGroup QToolButton[class=&quot;action&quot;]:enabled:pressed {
    color: black;
    background-color: qlineargradient(spread:pad, x1:1, y1:0.545, x2:1, y2:0, stop:0 #e0a108, stop:1 #f8bf36);
    border-color: #e0a108;
}

QSint--ActionGroup QToolButton[class=&quot;action&quot;]:on {
    background-color: red;
    color: red;
}</string>
   </property>
   <property name="frameShape">
    <enum>QFrame::StyledPanel</enum>
   </property>
   <property name="frameShadow">
    <enum>QFrame::Raised</enum>
   </property>
   <widget class="QLabel" name="label_5">
    <property name="geometry">
     <rect>
      <x>110</x>
      <y>5</y>
      <width>71</width>
      <height>28</height>
     </rect>
    </property>
    <property name="font">
     <font>
      <family>AlArabiya</family>
      <pointsize>12</pointsize>
     </font>
    </property>
    <property name="text">
     <string>تأكيد الهوية</string>
    </property>
    <property name="textFormat">
     <enum>Qt::AutoText</enum>
    </property>
   </widget>
   <widget class="QLineEdit" name="virif_pass_line">
    <property name="geometry">
     <rect>
      <x>40</x>
      <y>40</y>
      <width>211</width>
      <height>29</height>
     </rect>
    </property>
   </widget>
   <widget class="QPushButton" name="virif_btn">
    <property name="geometry">
     <rect>
      <x>100</x>
      <y>90</y>
      <width>87</width>
      <height>34</height>
     </rect>
    </property>
    <property name="font">
     <font>
      <family>AlBattar</family>
      <pointsize>9</pointsize>
      <weight>50</weight>
      <italic>false</italic>
      <bold>false</bold>
     </font>
    </property>
    <property name="cursor">
     <cursorShape>PointingHandCursor</cursorShape>
    </property>
    <property name="text">
     <string>تأكيد</string>
    </property>
   </widget>
   <widget class="QLabel" name="reset_password">
    <property name="geometry">
     <rect>
      <x>190</x>
      <y>120</y>
      <width>91</width>
      <height>41</height>
     </rect>
    </property>
    <property name="font">
     <font>
      <family>Graph</family>
      <pointsize>7</pointsize>
      <italic>true</italic>
      <underline>true</underline>
     </font>
    </property>
    <property name="cursor">
     <cursorShape>PointingHandCursor</cursorShape>
    </property>
    <property name="text">
     <string>&lt;html&gt;&lt;head/&gt;&lt;body&gt;&lt;p align=&quot;right&quot;&gt;&lt;span style=&quot; font-size:12pt; font-weight:600; font-style:italic; color:#0055ff; vertical-align:sub;&quot;&gt;نسيت كلمة المرور ؟&lt;/span&gt;&lt;/p&gt;&lt;/body&gt;&lt;/html&gt;</string>
    </property>
   </widget>
   <widget class="QLabel" name="help">
    <property name="geometry">
     <rect>
      <x>4</x>
      <y>133</y>
      <width>40</width>
      <height>30</height>
     </rect>
    </property>
    <property name="font">
     <font>
      <italic>true</italic>
      <underline>true</underline>
     </font>
    </property>
    <property name="cursor">
     <cursorShape>PointingHandCursor</cursorShape>
    </property>
    <property name="text">
     <string>&lt;html&gt;&lt;head/&gt;&lt;body&gt;&lt;p&gt;&lt;span style=&quot; font-weight:600; color:#0055ff;&quot;&gt;الدعم&lt;/span&gt;&lt;/p&gt;&lt;/body&gt;&lt;/html&gt;</string>
    </property>
   </widget>
  </widget>
 </widget>
 <resources/>
 <connections/>
</ui>
